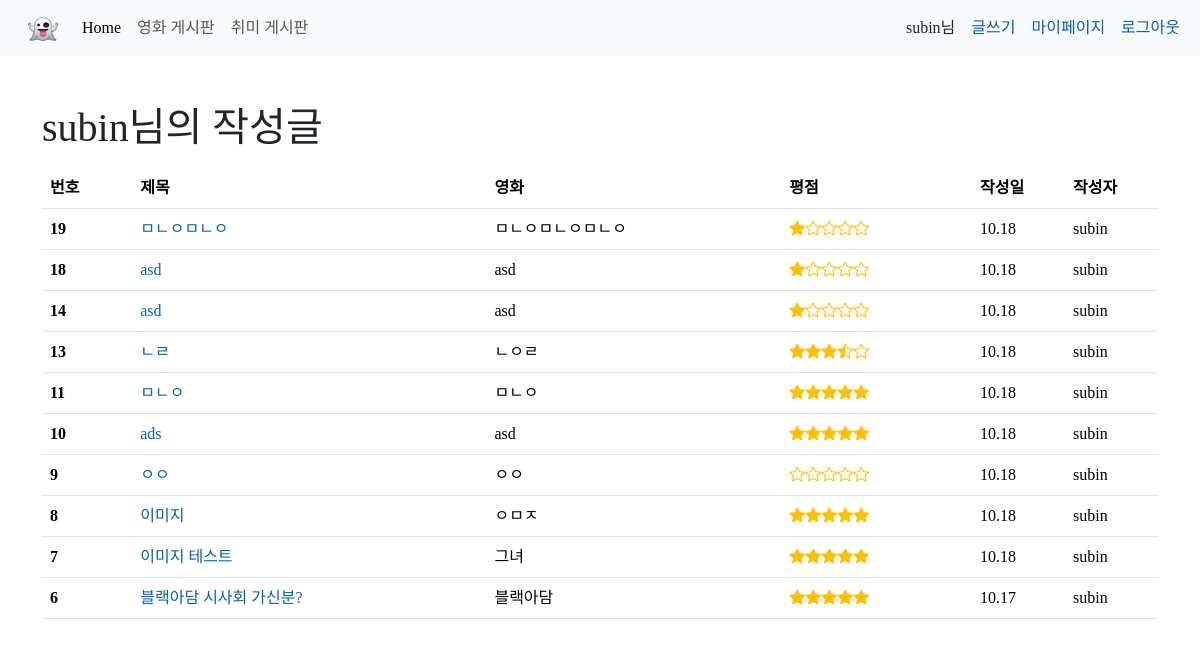
Page /accounts/1/articles/ (signed in) on the earlier database version.
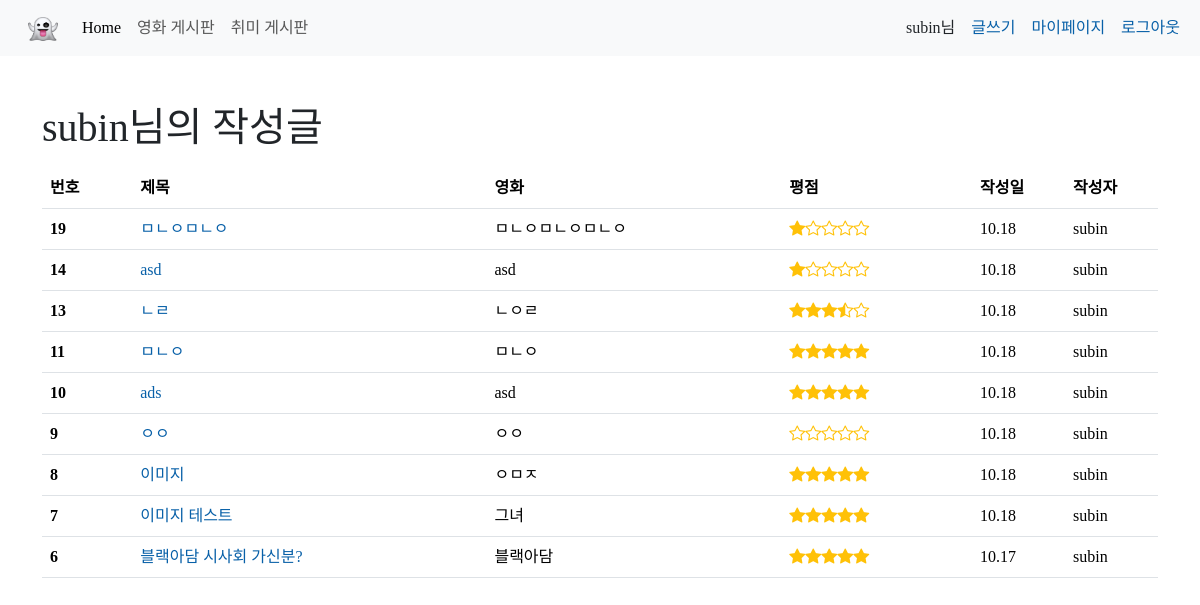
Same page on the later database version.
### articles/models.py (models this page shows)
class Articles(models.Model):
    title = models.CharField(max_length=40)
    content = models.TextField()
    movie_name = models.CharField(max_length=80)
    grade = models.FloatField(default=1.0)
    created_at = models.DateTimeField(auto_now_add=True)
    updated_at = models.DateTimeField(auto_now=True)
    user = models.ForeignKey(get_user_model(), on_delete=models.PROTECT)
    image = ProcessedImageField(upload_to='images/', blank=True, null=True,
                                processors=[ResizeToFill(400, 300)],
                                format='JPEG', options={'quality': 90})

### accounts/models.py (models this page shows, shortened)
class User(AbstractUser):
    class Meta(AbstractUser.Meta):
        swappable = "AUTH_USER_MODEL"

### accounts/views.py (the view)
# urls.py: path("<int:pk>/articles/", views.articles, name="articles"),
@login_required
def articles(request, pk):
    articles = Articles.objects.filter(user=request.user).order_by("-pk")
    context = {
        "articles": articles,
    }
    return render(request, "accounts/articles.html", context)

### accounts/templates/accounts/articles.html
{% extends 'base.html' %}
{% load django_bootstrap5 %}
{% block css %}
  <link rel="stylesheet" href="https://cdn.jsdelivr.net/npm/bootstrap-icons@1.9.1/font/bootstrap-icons.css">
{% endblock css %}
{% block content %}
  <div class="container my-5">
    <h1 class="mb-3">{{ request.user }}님의 작성글</h1>
    <div>
      <table class="table table-hover">
        <thead>
          <tr>
            <th scope="col">번호</th>
            <th scope="col">제목</th>
            <th scope="col">영화</th>
            <th scope="col">평점</th>
            <th scope="col">작성일</th>
            <th scope="col">작성자</th>
          </tr>
        </thead>
        <tbody>
          {% for article in articles %}
            <tr>
              <th scope="row" class="align-middle">{{ article.pk }}</td>
              <td class="align-middle">
                <a href="{% url 'articles:detail' article.pk %}" class="text-decoration-none">{{ article.title }}</a>
              </td>
              <td class="align-middle">{{ article.movie_name }}</td>
              <td class="align-middle">
                <div class="d-flex align-items-center">
                  {% if article.grade == 0 %}
                    <div class="text-warning bi-star"></div>
                    <div class="text-warning bi-star"></div>
                    <div class="text-warning bi-star"></div>
                    <div class="text-warning bi-star"></div>
                    <div class="text-warning bi-star"></div>
                  {% elif article.grade == 0.5 %}
                    <div class="text-warning bi-star-half"></div>
                    <div class="text-warning bi-star"></div>
                    <div class="text-warning bi-star"></div>
                    <div class="text-warning bi-star"></div>
                    <div class="text-warning bi-star"></div>
                  {% elif article.grade == 1.0 %}
                    <div class="text-warning bi-star-fill"></div>
                    <div class="text-warning bi-star"></div>
                    <div class="text-warning bi-star"></div>
                    <div class="text-warning bi-star"></div>
                    <div class="text-warning bi-star"></div>
                  {% elif article.grade == 1.5 %}
                    <div class="text-warning bi-star-fill"></div>
                    <div class="text-warning bi-star-half"></div>
                    <div class="text-warning bi-star"></div>
                    <div class="text-warning bi-star"></div>
                    <div class="text-warning bi-star"></div>
                  {% elif article.grade == 2.0 %}
                    <div class="text-warning bi-star-fill"></div>
                    <div class="text-warning bi-star-fill"></div>
                    <div class="text-warning bi-star"></div>
                    <div class="text-warning bi-star"></div>
                    <div class="text-warning bi-star"></div>
                  {% elif article.grade == 2.5 %}
                    <div class="text-warning bi-star-fill"></div>
                    <div class="text-warning bi-star-fill"></div>
                    <div class="text-warning bi-star-half"></div>
                    <div class="text-warning bi-star"></div>
                    <div class="text-warning bi-star"></div>
                  {% elif article.grade == 3.0 %}
                    <div class="text-warning bi-star-fill"></div>
                    <div class="text-warning bi-star-fill"></div>
                    <div class="text-warning bi-star-fill"></div>
                    <div class="text-warning bi-star"></div>
                    <div class="text-warning bi-star"></div>
                  {% elif article.grade == 3.5 %}
                    <div class="text-warning bi-star-fill"></div>
                    <div class="text-warning bi-star-fill"></div>
                    <div class="text-warning bi-star-fill"></div>
                    <div class="text-warning bi-star-half"></div>
                    <div class="text-warning bi-star"></div>
                  {% elif article.grade == 4.0 %}
                    <div class="text-warning bi-star-fill"></div>
                    <div class="text-warning bi-star-fill"></div>
                    <div class="text-warning bi-star-fill"></div>
                    <div class="text-warning bi-star-fill"></div>
                    <div class="text-warning bi-star"></div>
                  {% elif article.grade == 4.5 %}
                    <div class="text-warning bi-star-fill"></div>
                    <div class="text-warning bi-star-fill"></div>
                    <div class="text-warning bi-star-fill"></div>
                    <div class="text-warning bi-star-fill"></div>
                    <div class="text-warning bi-star-half"></div>
                  {% elif article.grade == 5.0 %}
                    <div class="text-warning bi-star-fill"></div>
                    <div class="text-warning bi-star-fill"></div>
                    <div class="text-warning bi-star-fill"></div>
                    <div class="text-warning bi-star-fill"></div>
                    <div class="text-warning bi-star-fill"></div>
                  {% endif %}
                </div>
              </td>
              <td class="align-middle col-md-1">{{ article.created_at|date:'m.d' }}</td>
              <td class="align-middle col-md-1">{{ article.user }}</a></td>
            </tr>
          {% endfor %}
        </tbody>
      </table>
    </div>
  </div>
{% endblock content %}

Differences in the rows shown:
removed Articles: pk "18", title "asd", movie_name "asd", grade 1 (drawn), created_at "10.18", user "subin"
